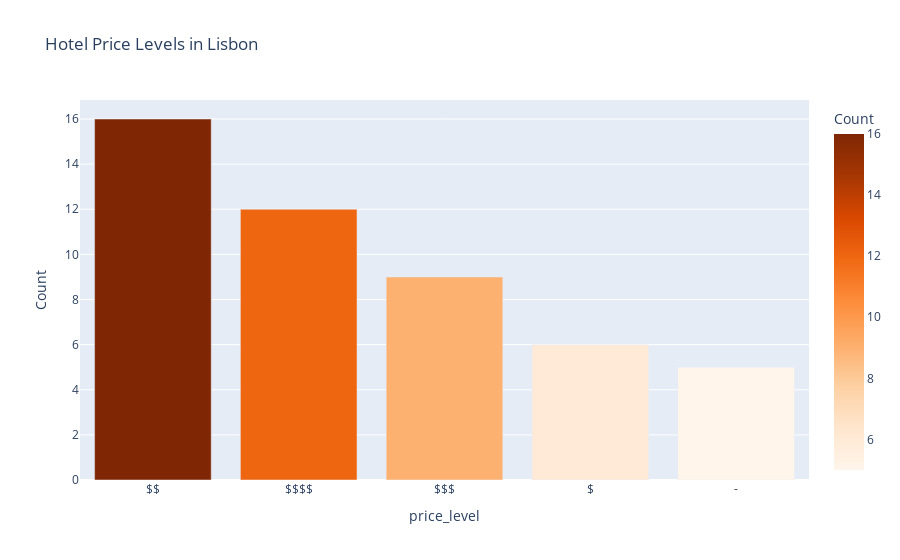

The notebook cell this image was saved under:
### Markdown cell above
### Hotel Prices in Lisbon

### Code cell
from utils import lisbon_hotels
df_h = lisbon_hotels()

# Replace NaN price levels with "-"
df_h["price_level"] = df_h["price_level"].fillna("-")

# Count hotels by price level
price_counts = df_h["price_level"].value_counts().reset_index()
price_counts.columns = ["price_level", "Count"]

# Plot
fig = px.bar(price_counts,
             x="price_level",
             y="Count",
             color="Count",
             color_continuous_scale="Oranges",
             title="Hotel Price Levels in Lisbon")

fig.update_traces(textposition="outside")
fig.update_layout(uniformtext_minsize=8, uniformtext_mode="hide")

fig.show()

### Figure 1 — Plotly figure (JSON) as saved in the notebook; plotly's stock layout.template omitted (floating-point values rounded to 4 significant figures)
{"data": [{"hovertemplate": "price_level=%{x}<br>Count=%{marker.color}<extra></extra>", "legendgroup": "", "marker": {"color": [16, 12, 9, 6, 5], "coloraxis": "coloraxis", "pattern": {"shape": ""}}, "name": "", "orientation": "v", "showlegend": false, "textposition": "outside", "type": "bar", "x": ["$$", "$$$$", "$$$", "$", "-"], "xaxis": "x", "y": [16, 12, 9, 6, 5], "yaxis": "y"}], "layout": {"barmode": "relative", "coloraxis": {"colorbar": {"title": {"text": "Count"}}, "colorscale": [[0, "rgb(255,245,235)"], [0.125, "rgb(254,230,206)"], [0.25, "rgb(253,208,162)"], [0.375, "rgb(253,174,107)"], [0.5, "rgb(253,141,60)"], [0.625, "rgb(241,105,19)"], [0.75, "rgb(217,72,1)"], [0.875, "rgb(166,54,3)"], [1, "rgb(127,39,4)"]]}, "legend": {"tracegroupgap": 0}, "title": {"text": "Hotel Price Levels in Lisbon"}, "uniformtext": {"minsize": 8, "mode": "hide"}, "xaxis": {"anchor": "y", "domain": [0, 1], "title": {"text": "price_level"}}, "yaxis": {"anchor": "x", "domain": [0, 1], "title": {"text": "Count"}}}}
